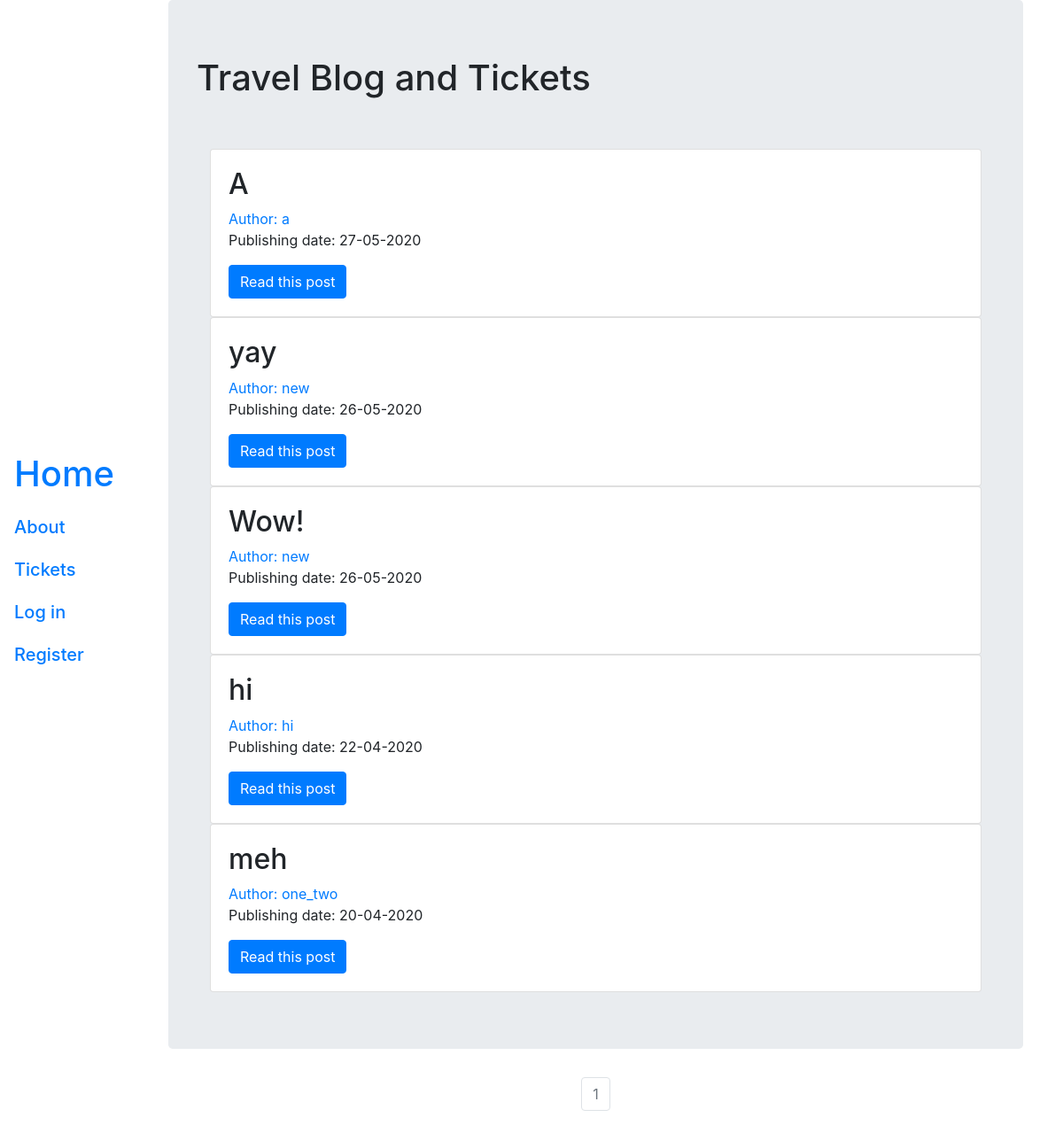
The page / on the database its author committed.
### blog/models.py (models this page shows, shortened)
class Post(db.Model):
    users = db.relationship(User)
    id = db.Column(db.Integer, primary_key=True)
    user_id = db.Column(db.Integer, db.ForeignKey('users.id'), nullable=False)
    date = db.Column(db.DateTime, nullable=False, default=datetime.utcnow)
    title = db.Column(db.String(128), nullable=False)
    text = db.Column(db.Text, nullable=False)

class User(db.Model, UserMixin):
    __tablename__ = 'users'
    id = db.Column(db.Integer, primary_key=True)
    profile_image = db.Column(db.String(64), nullable=False, default='default2.png')
    email = db.Column(db.String(64), unique=True, index=True)
    username = db.Column(db.String(64), unique=True, index=True)
    password_hash = db.Column(db.String(128))
    posts = db.relationship('Post', backref='author', lazy=True)
    tickets = db.relationship('Ticket', backref='consumer', lazy=True)

### blog/core/views.py (the view)
@core.route('/')
def index():
    today = str(date.today())
    page = request.args.get('page', 1, type=int)
    posts = Post.query.order_by(Post.date.desc()).paginate(page=page, per_page=7)
    return render_template('index.html', posts=posts, today=today)

### blog/templates/index.html
{% extends "base.html" %}
{% block content %}
    <div class="jumbotron">
        <h1>Travel Blog and Tickets</h1>
        <br>
        <br>
    <div class="container">
        {% for post in posts.items %}
        <div class="card">
            <div class="card-body">
                {% if post.date.strftime('%Y-%m-%d') == today %}
                    <h2> <a class="card-title" href="{{url_for('posts.read_post', post_id = post.id)}}"></a>{{post.title}} <span class="badge badge-danger">New!</span></h2>
                {% else %}
                    <h2> <a class="card-title" href="{{url_for('posts.read_post', post_id = post.id)}}"></a>{{post.title}}</h2>
                {% endif %}
                <a href="{{url_for('users.user_posts', username=post.author.username)}}">Author: {{ post.author.username }}</a>
                <p>Publishing date: {{post.date.strftime('%d-%m-%Y')}}</p>
                <a class = 'btn btn-primary' href="{{url_for('posts.read_post', post_id = post.id)}}"> Read this post </a>
            </div>
        </div>
        {% endfor %}
    </div>
    </div>
<nav aria-label="Page Navigation">
    <ul class="pagination justify-content-center">
        {% for page_num in posts.iter_pages(left_edge=1, right_edge=1, left_current=1, right_current=2) %}
            {% if posts.page == page_num %}
            <li class="page-item disabled">
                <a class="page-link" href="{{url_for('core.index', page=page_num)}}">{{page_num}}</a>
            </li>
            {% else %}
            <li class="page-item">
                <a class="page-link" href="{{url_for('core.index', page=page_num)}}">{{page_num}}</a>
            </li>
            {% endif %}
        {% endfor %}
    </ul>
</nav>
{% endblock %}

### blog/templates/base.html (shortened to what this page needs)
<!DOCTYPE html>
<html lang="en">
<head>
    <link rel="stylesheet" href="https://stackpath.bootstrapcdn.com/bootstrap/4.5.0/css/bootstrap.min.css">
    <link rel="stylesheet" href="../static/styles/navbar.css" type="text/css">
</head>
<body>
<div class="navbar navbar-inverse navbar-fixed-left">
  <ul class="nav navbar-nav">
    <li class="nav-link">
        <h1><a href="{{url_for('core.index')}}">Home</a></h1>
    </li>
    <li class="nav-link">
        <h5><a href="{{url_for('core.information')}}">About</a></h5>
    </li>
    <li class="nav-link">
        <h5><a href="{{url_for('tickets.ticket')}}">Tickets</a></h5>
    </li>
    {% if current_user.is_authenticated %}
    <li class="nav-link">
        <h5><a href="{{url_for('users.my_info')}}">My stuff</a></h5>
    </li>
    <li class="nav-link">
        <h5><a href="{{url_for('posts.create')}}">Post something</a></h5>
    </li>
    <li class="nav-link">
       <h5><a href="{{url_for('users.account')}}">Edit profile page</a></h5>
    </li>
    <li class="nav-link">
        <h5><a href="{{url_for('users.logout')}}">Log out</a></h5>
    </li>
    {% else %}
    <li class="nav-link">
        <h5><a href="{{url_for('users.login')}}">Log in</a></h5>
    </li>
    <li class="nav-link">
        <h5><a href="{{url_for('users.register')}}">Register</a></h5>
    </li>
    {% endif %}
  </ul>
</div>
<div class="container">
    {% block content %}
    {% endblock %}
</div>
</body>
</html>

### blog/static/styles/navbar.css (style rules this page uses)
.navbar-fixed-left { width: 140px; position: fixed; border-radius: 0; height: 100%; }
.navbar-fixed-left .navbar-nav > li { float: none; width: 139px; }
.navbar-fixed-left + .container { padding-left: 160px; }

### rows shown on the page
Post: title "A", author.username "a", date "27-05-2020"
Post: title "yay", author.username "new", date "26-05-2020"
Post: title "Wow!", author.username "new", date "26-05-2020"
Post: title "hi", author.username "hi", date "22-04-2020"
Post: title "meh", author.username "one_two", date "20-04-2020"

### other values the page prints
{{ page_num }} "1"
